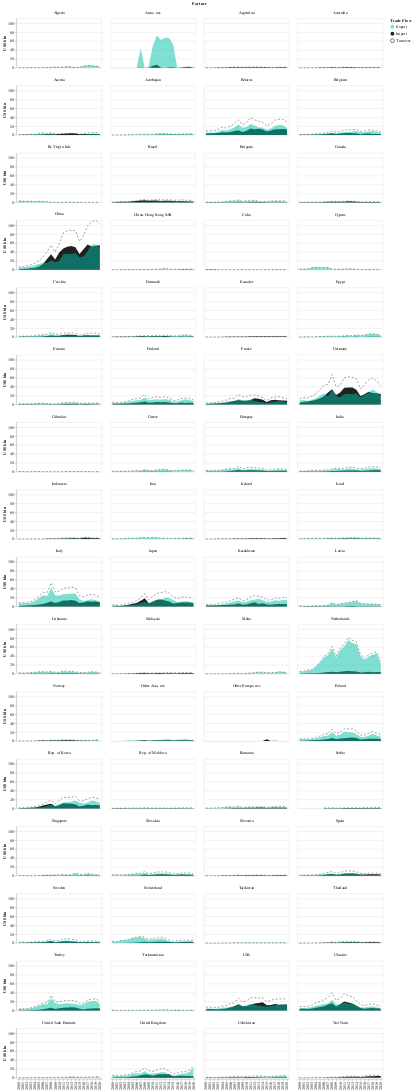

Notebook code for this chart:
### Code cell
area_plot_facet(subcountries[subcountries!='World'], width=220, height=128)

### Figure 1 — Vega-Lite specification as saved in the notebook (floating-point values rounded to 4 significant figures; data arrays with more than 128 entries replaced by an {"elided": "..."} marker saying what was removed)
{"config": {"view": {"continuousWidth": 400, "continuousHeight": 300}}, "data": {"name": "data-19a20b760391aff59e5bc71c57250ef6"}, "facet": {"field": "Partner", "type": "nominal"}, "spec": {"layer": [{"mark": "area", "encoding": {"color": {"field": "Trade Flow", "scale": {"domain": ["Export", "Import", "Turnover"], "range": ["#00BFA580", "#212121FF", "#FFFFFF00"]}, "type": "nominal"}, "x": {"axis": {"labels": true, "title": null}, "field": "Year", "scale": {"nice": true, "zero": false}, "type": "ordinal"}, "y": {"axis": {"format": ".0f", "labels": true, "ticks": true, "title": "US$ bln"}, "field": "Trade Value (US$)", "scale": {"domain": [0, 111.5]}, "stack": null, "type": "quantitative"}}, "height": 128, "width": 220}, {"mark": {"type": "line", "strokeDash": [5, 5], "strokeWidth": 1.1}, "encoding": {"stroke": {"field": "Trade Flow", "scale": {"domain": ["Export", "Import", "Turnover"], "range": ["#FFFFFF00", "#FFFFFF00", "#212121FF"]}, "type": "nominal"}, "x": {"axis": {"labels": true, "title": null}, "field": "Year", "scale": {"nice": true, "zero": false}, "type": "ordinal"}, "y": {"axis": {"format": ".0f", "labels": true, "ticks": true, "title": "US$ bln"}, "field": "Trade Value (US$)", "scale": {"domain": [0, 111.5]}, "stack": null, "type": "quantitative"}}, "height": 128, "width": 220}]}, "columns": 4, "$schema": "https://vega.github.io/schema/vega-lite/v4.17.0.json", "datasets": {"data-19a20b760391aff59e5bc71c57250ef6": {"elided": "3925 records"}}}
